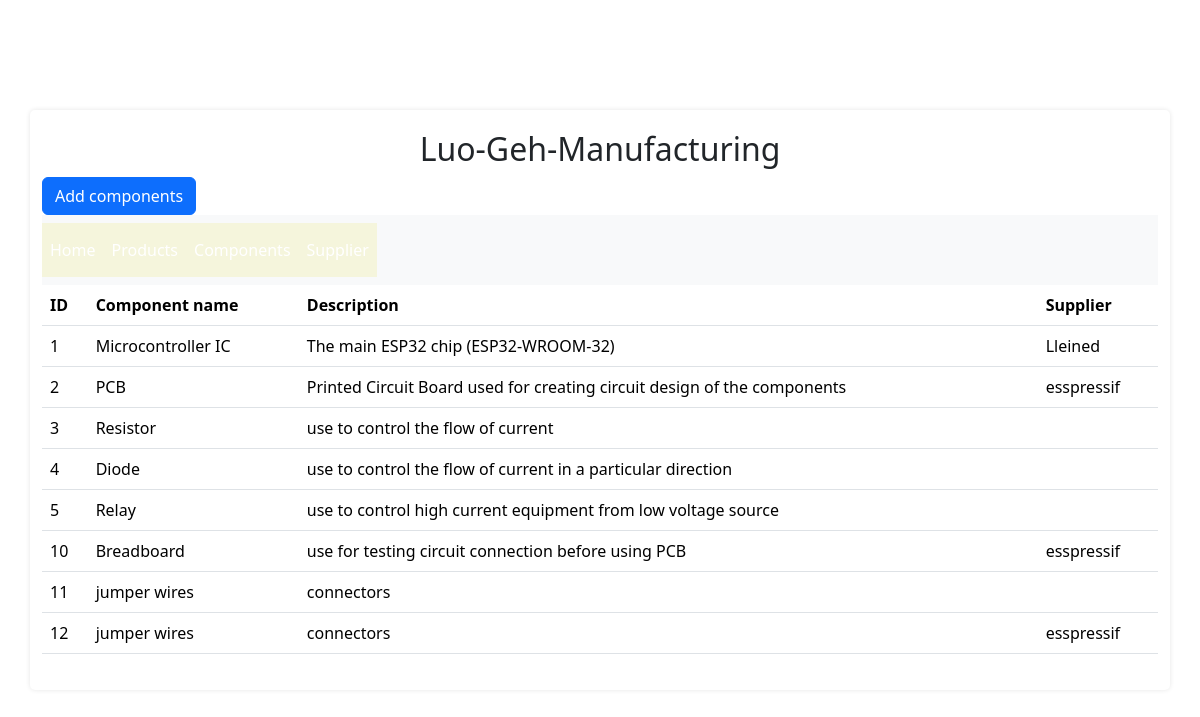
/components.php, run on the app's committed database.
### tables this page shows
CREATE TABLE `components` (
  `component_id` int(11) NOT NULL,
  `component_name` varchar(200) NOT NULL,
  `description` text NOT NULL
);

### controllers/UserController.php (called while the page is built, shortened)
<?php
class UserController {
    private $conn;
    public function __construct($db) {
        $this->conn = $db;
    }
    public function getAllComponents() {
    $sql = "SELECT c.component_id AS 'ID',
                   c.component_name AS 'Component Name',
                   c.description AS 'description',
                   GROUP_CONCAT(DISTINCT p.p_name SEPARATOR ', ') AS 'Products',
                   GROUP_CONCAT(DISTINCT s.sup_name SEPARATOR ', ') AS 'Supplier'
            FROM components c
            LEFT JOIN product_components pc ON c.component_id = pc.component_id
            LEFT JOIN product p ON pc.product_id = p.p_id
            LEFT JOIN component_suppliers cs ON c.component_id = cs.component_id
            LEFT JOIN supplier s ON cs.supplier_id = s.sup_id
            GROUP BY c.component_id";
    $result = $this->conn->query($sql);
    return $result;
    }
}

### components.php (the view, shortened to what this page needs)
<?php
include 'config/db.php';
include 'controllers/UserController.php';
$controller = new UserController($conn);
$products = $controller->getAllComponents();
?>
<!DOCTYPE html>
<html>
<head>
    <link rel="stylesheet" href="css/style.css">
    <link href="https://cdn.jsdelivr.net/npm/bootstrap@5.3.3/dist/css/bootstrap.min.css" rel="stylesheet"
>
</head>
<body>
    <div class="container my-5">
        <h2>Luo-Geh-Manufacturing</h2>
        <a class="btn btn-primary" href="addcomponent.php" role="button">Add components</a>
        <?php include'navbar.php';?>
        <table class="table">
            <thead>
                <th>ID</th>
                <th>Component name</th>
                <th>Description</th>
                <th>Supplier</th>
            </thead>
            <?php
            while ($row = $products->fetch_assoc()) {
                echo "<tr>
                    <td>{$row['ID']}</td>
                    <td>{$row['Component Name']}</td>
                    <td>{$row['description']}</td>
                    <td>{$row['Supplier']}</td>
                   <!--<td>
                        <a class='btn btn-primary bt-sm' href='/controller/edit.php?id=$row[ID]'>edit</a>
                        <a class='btn btn-danger btn-sm' href='/controller/delete/php?id=$row[ID]'>delete</a>
                    </td>-->
                </tr>";
            }
            ?>
        </table>
    </div>
</body>
</html>

### css/style.css (style rules this page uses)
h2 { text-align: center; }
body { font-family: Arial, sans-serif; margin: 0; padding: 0; display: flex; justify-content: center; align-items: center; min-height: 100vh; background-color: #f2f2f2; }
.container { padding: 20px; background-color: #fff; box-shadow: 0 0 5px rgba(0, 0, 0, 0.1); border-radius: 5px; }
.btn-primary { background-color: #007bff; color: #fff; }

### data on the page
components: component_id "1", component_name "Microcontroller IC", description "The main ESP32 chip (ESP32-WROOM-32)", Supplier "Lleined"
components: component_id "2", component_name "PCB", description "Printed Circuit Board used for creating circuit design of the components", Supplier "esspressif"
components: component_id "3", component_name "Resistor", description "use to control the flow of current"
components: component_id "4", component_name "Diode", description "use to control the flow of current in a particular direction"
components: component_id "5", component_name "Relay", description "use to control high current equipment from low voltage source"
components: component_id "10", component_name "Breadboard", description "use for testing circuit connection before using PCB", Supplier "esspressif"
components: component_id "11", component_name "jumper wires", description "connectors"
components: component_id "12", component_name "jumper wires", description "connectors", Supplier "esspressif"
